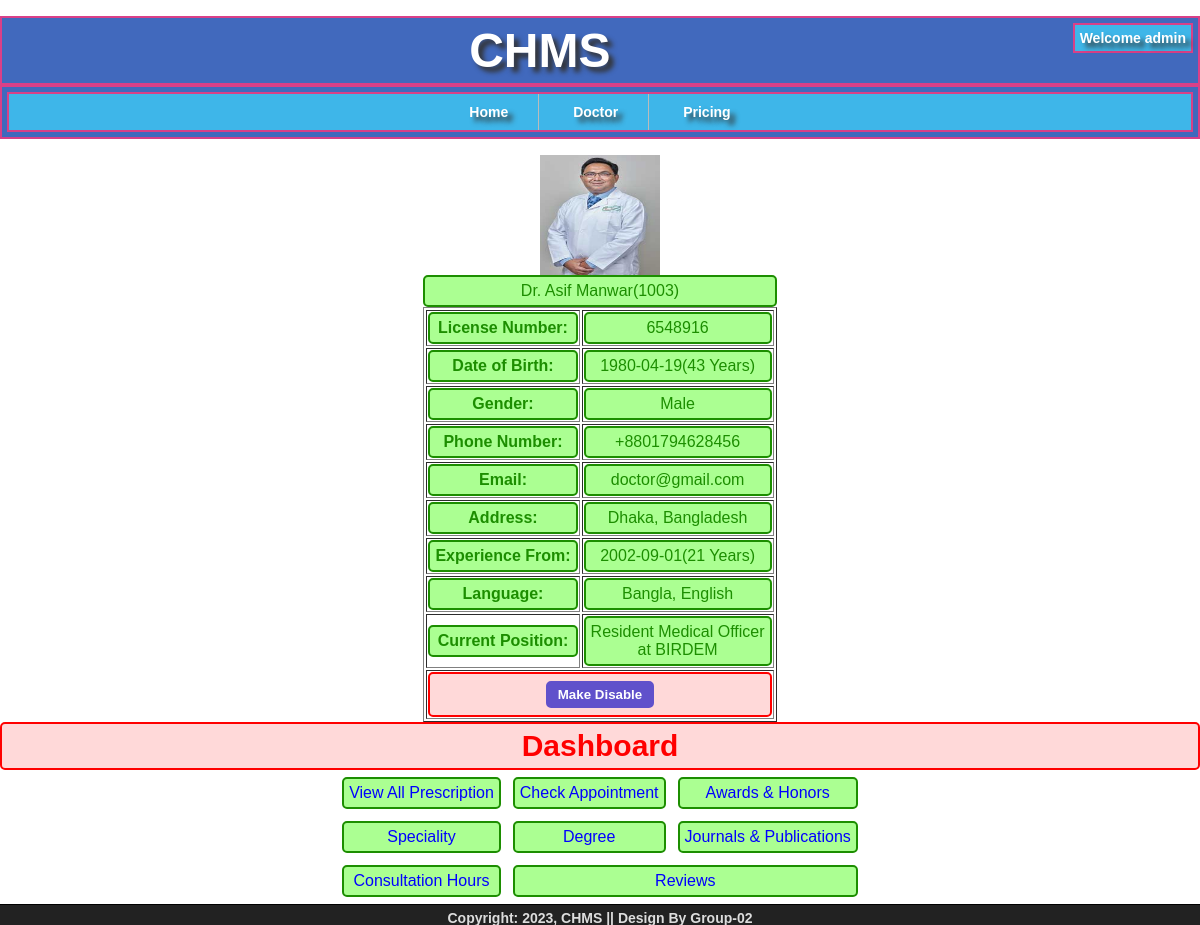
The page /CHMS/admin/doctor-view.php?D_ID=1003 (signed in) on the database its author committed.
### tables this page shows
CREATE TABLE `doctor` (
  `ID` int(11) NOT NULL,
  `License_Number` int(11) NOT NULL,
  `Fname` varchar(30) NOT NULL,
  `Lname` varchar(30) DEFAULT NULL,
  `Title` varchar(30) DEFAULT NULL,
  `DOB` date NOT NULL,
  `Gender` char(10) NOT NULL,
  `Experience_From` date NOT NULL,
  `Language` varchar(100) NOT NULL,
  `Current_Position` varchar(150) NOT NULL,
  `P_Location` varchar(150) NOT NULL
);

CREATE TABLE `user_details` (
  `ID` int(11) NOT NULL,
  `User_Name` varchar(255) NOT NULL,
  `Password` char(255) NOT NULL,
  `Role` char(20) NOT NULL,
  `Phone_Number` char(15) NOT NULL,
  `Email` char(150) DEFAULT NULL,
  `Address` varchar(200) DEFAULT NULL,
  `Photo` char(50) DEFAULT NULL,
  `Status` tinyint(1) NOT NULL
);

### CHMS/common/functions.php (called while the page is built, shortened)
<?php
	function calculateAge($birthdate) {
    	$birthdate = new DateTime($birthdate);
    	$currentDate = new DateTime();
    	$age = $currentDate->diff($birthdate);
   		return $age->y;
	}
	?>

### CHMS/admin/doctor-view.php (the view, shortened to what this page needs)
<?php
include("../common/header-content.php");
include("../common/functions.php");
if(isset($_POST['view']) || isset($_GET['D_ID'])){
	if(isset($_POST['view'])){
		$D_ID = $_POST['D_ID'];
	}
	else{
		$D_ID = $_GET['D_ID'];
	}
	$sql_info = "SELECT d.ID, d.License_Number, d.Title, d.Fname, d.Lname, d.DOB, d.Gender, u.Phone_Number, u.Email, u.Address, d.Experience_From, d.Language, d.Current_Position, d.P_Location, u.Photo, u.Status
				FROM doctor d, user_details u
				WHERE d.ID = u.ID AND d.ID = $D_ID";
        $result_info = mysqli_query($conn, $sql_info);
         if (mysqli_num_rows($result_info) == 1){
         	$found_user = mysqli_fetch_array($result_info);
        $ID = $found_user['ID'];
        $License_Number = $found_user['License_Number'];
        $Title = $found_user['Title'];
        $Fname = $found_user['Fname'];
        $Lname = $found_user['Lname'];
        $DOB = $found_user['DOB'];
        $Gender = $found_user['Gender'];
        $Phone_Number = $found_user['Phone_Number'];
        $Email = $found_user['Email'];
        $Address = $found_user['Address'];
        $Experience_From = $found_user['Experience_From'];
        $Language = $found_user['Language'];
        $Current_Position = $found_user['Current_Position'];
        $P_Location = $found_user['P_Location'];
        $Photo = $found_user['Photo'];
        $Status = $found_user['Status'];
        echo '<table border="1" align="center">';
        if($Photo == ""){
			echo '<div align="center"><img src="/chms/doctor/img/null.jpg" alt="'.$Fname.' '.$Lname.'" width="200px" height="200px"></div>';
		}
		else{
			echo '<div align="center"><img src="/chms/doctor/'.$Photo.'" alt="'.$Fname.' '.$Lname.'" width="120px" height="120px"></div>';
		}
        echo '
        	<caption>
        		<div id="joy_congratulation" align="center">
        		'.$Title.' Dr. '.$Fname.' '.$Lname.'('.$ID.')
            	</div>
            </caption>
            <tr>
				<th>
					<div id="joy_congratulation" align="center">
						License Number:
					</div>
				</th>
				<td>
					<div id="joy_congratulation" align="center">
						'.$License_Number.'
					</div>
				</td>
			</tr>
            <tr>
				<th>
					<div id="joy_congratulation" align="center">
						Date of Birth:
					</div>
				</th>
				<td>
					<div id="joy_congratulation" align="center">
						'.$DOB.'('.calculateAge($DOB).' Years)
					</div>
				</td>
			</tr>
			<tr>
				<th>
					<div id="joy_congratulation" align="center">
						Gender:
					</div>
				</th>
				<td>
					<div id="joy_congratulation" align="center">
						'.$Gender.'
					</div>
				</td>
			</tr>
			<tr>
				<th>
					<div id="joy_congratulation" align="center">
						Phone Number:
					</div>
				</th>
				<td>
					<div id="joy_congratulation" align="center">
						'.$Phone_Number.'
					</div>
				</td>
			</tr>
			<tr>
				<th>
					<div id="joy_congratulation" align="center">
						Email:
					</div>
				</th>
				<td>
					<div id="joy_congratulation" align="center">
						'.$Email.'
					</div>
				</td>
			</tr>
			<tr>
				<th>
					<div id="joy_congratulation" align="center">
						Address:
					</div>
				</th>
				<td>
					<div id="joy_congratulation" align="center">
						'.$Address.'
					</div>
				</td>
			</tr>
			<tr>
				<th>
					<div id="joy_congratulation" align="center">
						Experience From:
					</div>
				</th>
				<td>
					<div id="joy_congratulation" align="center">
						'.$Experience_From.'('.calculateAge($Experience_From).' Years)
					</div>
				</td>
			</tr>
			<tr>
				<th>
					<div id="joy_congratulation" align="center">
						Language:
					</div>
				</th>
				<td>
					<div id="joy_congratulation" align="center">
						'.$Language.'
					</div>
				</td>
			</tr>
			<tr>
				<th>
					<div id="joy_congratulation" align="center">
						Current Position:
					</div>
				</th>
				<td>
					<div id="joy_congratulation" align="center">
						'.$Current_Position.'<br>
						at '.$P_Location.'
					</div>
				</td>
			</tr>
			<tr>
				<td colspan="2" align="center">
					<div id="joy_warning" align="center">';
					if($Status == 1){
						echo '<form action="/chms/admin/doctor-view.php" method="POST" onsubmit="return showConfirmation()" style="margin: 0px; padding: 0px;">
	                            <input type="hidden" id="D_ID" name="D_ID" value="'.$ID.'">
	                            <input type="submit" name="disable" value="Make Disable">
	                        </form>';
					}
					else{
						echo '<form action="/chms/admin/doctor-view.php" method="POST" onsubmit="return showConfirmation()" style="margin: 0px; padding: 0px;">
	                            <input type="hidden" id="D_ID" name="D_ID" value="'.$ID.'">
	                            <input type="submit" name="enable" value="Make Enable">
	                        </form>';
					}
						echo '
					</div>
				</td>
			</tr>
		</table>
            ';
echo '<div id="joy_warning" align="center" style="font-size: 30; font-weight: bold;">Dashboard</div>
    <table align="center" class="joy">
        <tr>
            <td>
                <div id="joy_congratulation" align="center">
                    <a href="/chms/admin/doctor/prescription.php?D_ID='.$D_ID.'" target="_blank">View All Prescription</a>
                </div>
            </td>
            <td>
                <div id="joy_congratulation" align="center">
                    <a href="/chms/admin/doctor/appoinment.php?D_ID='.$D_ID.'" target="_blank">Check Appointment</a>
                </div>
            </td>
            <td>
                <div id="joy_congratulation" align="center">
                    <a href="/chms/admin/doctor/awards-honors.php?D_ID='.$D_ID.'" target="_blank">Awards & Honors</a>
                </div>
            </td>
        </tr>
        <tr>
            <td>
                <div id="joy_congratulation" align="center">
                    <a href="/chms/admin/doctor/speciality.php?D_ID='.$D_ID.'" target="_blank">Speciality</a>
                </div>
            </td>
            <td>
                <div id="joy_congratulation" align="center">
                    <a href="/chms/admin/doctor/degree.php?D_ID='.$D_ID.'" target="_blank">Degree</a>
                </div>
            </td>
            <td>
                <div id="joy_congratulation" align="center">
                    <a href="/chms/admin/doctor/journals-publications.php?D_ID='.$D_ID.'" target="_blank">Journals & Publications</a>
                </div>
            </td>
        </tr>
        <tr>
            <td>
                <div id="joy_congratulation" align="center">
                    <a href="/chms/admin/doctor/consultation.php?D_ID='.$D_ID.'" target="_blank">Consultation Hours</a>
                </div>
            </td>
            <td colspan="2">
                <div id="joy_congratulation" align="center">
                    <a href="/chms/admin/doctor/review.php?D_ID='.$D_ID.'" target="_blank">Reviews</a>
                </div>
            </td>
        </tr>
    </table>';
         }
         else{
        	echo "<script type=\"text/javascript\">window.alert('Profile Not Completed!!!');window.location.href = '/chms/admin/';</script>";
        }
}
?>
<!DOCTYPE html>
<html>
<head>
</head>
<body>
</body>
</html>

### rows shown on the page
doctor: ID.Photo (picture), Fname "Asif", Lname "Manwar", ID "1003", License_Number "6548916", DOB "1980-04-19", DOB "43", Gender "Male", ID.Phone_Number "+8801794628456", ID.Email "doctor@gmail.com", ID.Address "Dhaka, Bangladesh", Experience_From "2002-09-01", Experience_From "21", Language "Bangla, English", Current_Position "Resident Medical Officer", P_Location "BIRDEM"

### other values the page prints
$User_Name "admin"
